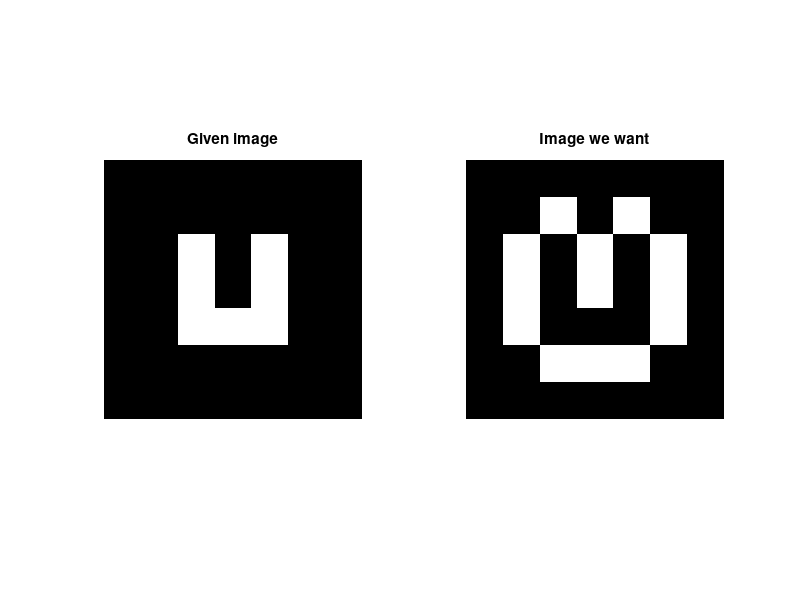

The MATLAB script that drew this image:
%Name: Devopriya Tirtho
%ID: 160204033
%Section: A2
f=[0 0 0 0 0 0 0;
   0 0 0 0 0 0 0;
   0 0 1 0 1 0 0;
   0 0 1 0 1 0 0;
   0 0 1 1 1 0 0;
   0 0 0 0 0 0 0;
   0 0 0 0 0 0 0];

subplot(1,2,1);
imshow(f);
title('Given image');

[row,col]=size(f);
dilate = zeros(row,col);


%Structural element for achieving the output
structural_element=[0 1 0;
                    1 1 1;
                    0 1 0];

for i=2:row-1
    for j=2:col-1
        structural_element1=[f(i-1,j)*structural_element(1,2) f(i,j-1)*structural_element(2,1) f(i,j)*structural_element(2,2) f(i,j+1)*structural_element(2,3) f(i+1,j)*structural_element(3,2)];
        dilate(i,j)=max(structural_element1);
    end
end

final_image= dilate-f;
subplot(1,2,2);
imshow(final_image);
title('Image we want');